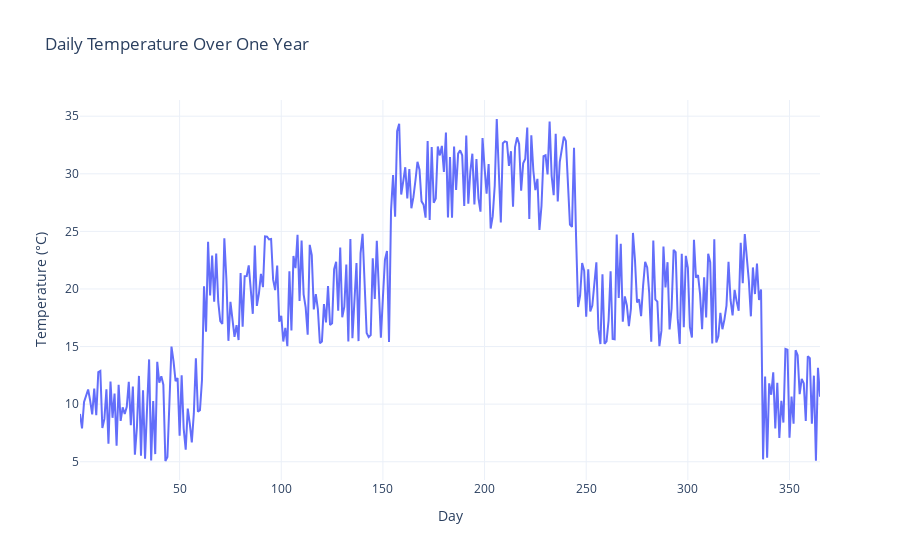
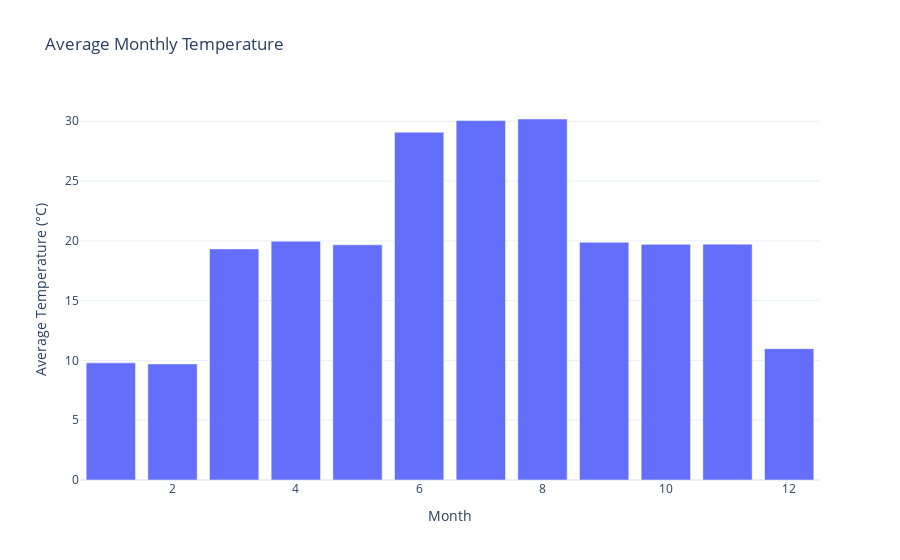

Notebook code cell kept with these figures, in order:
### Markdown cell above
### Exercise: Random Daily Temperature Simulation

### Code cell
def simulate_daily_temperatures(days=365, base_temperature=20):
    """
    Simulates daily temperature changes for a period of time (supposedly a year).
    :param days: number of days to simulate
    :param base_temperature: average temperature around which daily deviations occur
    :return: a DataFrame with daily temperatures
    """
    temperatures = []
    for day in range(days):
        # Determine the month (roughly dividing 365 days into 12 months)
        month = (day // 30.5) + 1
        # Apply seasonal effects (cooler in winter, warmer in summer)
        if month in [12, 1, 2]:  # Winter months
            avg_temp = base_temperature - 10
        elif month in [6, 7, 8]:  # Summer months
            avg_temp = base_temperature + 10
        else:  # Spring/Autumn months
            avg_temp = base_temperature

        # Simulate daily temperature deviation
        daily_temp = avg_temp + random.uniform(-5, 5)
        temperatures.append(daily_temp)

    days_range = list(range(1, days + 1))

    df = pd.DataFrame({
        'Day': days_range,
        'Temperature': temperatures
    })

    return df

df = simulate_daily_temperatures()

df['Month'] = df['Day'].apply(lambda x: int((x // 30.5) + 1))  # Map days to months
monthly_avg_temp = df.groupby('Month')['Temperature'].mean()
print(monthly_avg_temp)

fig1 = px.line(df, x='Day', y='Temperature', title='Daily Temperature Over One Year')
fig1.update_layout(xaxis_title='Day', yaxis_title='Temperature (°C)', template='plotly_white')

fig2 = px.bar(monthly_avg_temp, x=monthly_avg_temp.index, y=monthly_avg_temp.values,
              labels={'x': 'Month', 'y': 'Average Temperature (°C)'},
              title='Average Monthly Temperature')
fig2.update_layout(xaxis_title='Month', yaxis_title='Average Temperature (°C)', template='plotly_white')
fig1.show()
fig2.show()

### Figure 1 — Plotly figure (JSON) as saved in the notebook; plotly's stock layout.template omitted (floating-point values rounded to 4 significant figures; data arrays with more than 128 entries replaced by an {"elided": "..."} marker saying what was removed)
{"data": [{"hovertemplate": "Day=%{x}<br>Temperature=%{y}<extra></extra>", "legendgroup": "", "line": {"color": "#636efa", "dash": "solid"}, "marker": {"symbol": "circle"}, "mode": "lines", "name": "", "orientation": "v", "showlegend": false, "type": "scatter", "x": {"elided": "365 int values"}, "xaxis": "x", "y": {"elided": "365 float values"}, "yaxis": "y"}], "layout": {"legend": {"tracegroupgap": 0}, "title": {"text": "Daily Temperature Over One Year"}, "xaxis": {"anchor": "y", "domain": [0, 1], "title": {"text": "Day"}}, "yaxis": {"anchor": "x", "domain": [0, 1], "title": {"text": "Temperature (°C)"}}}}

### Figure 2 — Plotly figure (JSON) as saved in the notebook; plotly's stock layout.template omitted (floating-point values rounded to 4 significant figures)
{"data": [{"hovertemplate": "Month=%{x}<br>Average Temperature (°C)=%{y}<extra></extra>", "legendgroup": "", "marker": {"color": "#636efa", "pattern": {"shape": ""}}, "name": "", "orientation": "v", "showlegend": false, "textposition": "auto", "type": "bar", "x": [1, 2, 3, 4, 5, 6, 7, 8, 9, 10, 11, 12], "xaxis": "x", "y": [9.796, 9.709, 19.33, 19.97, 19.67, 29.09, 30.06, 30.19, 19.88, 19.71, 19.73, 10.99], "yaxis": "y"}], "layout": {"barmode": "relative", "legend": {"tracegroupgap": 0}, "title": {"text": "Average Monthly Temperature"}, "xaxis": {"anchor": "y", "domain": [0, 1], "title": {"text": "Month"}}, "yaxis": {"anchor": "x", "domain": [0, 1], "title": {"text": "Average Temperature (°C)"}}}}
